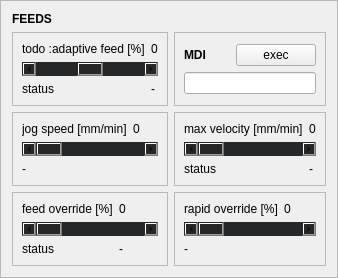
     <widget class="QFrame" name="frame">
      <property name="frameShape">
       <enum>QFrame::StyledPanel</enum>
      </property>
      <property name="frameShadow">
       <enum>QFrame::Raised</enum>
      </property>
      <layout class="QGridLayout" name="gridLayout_18">
       <item row="3" column="0">
        <widget class="QFrame" name="frame_5">
         <property name="frameShape">
          <enum>QFrame::StyledPanel</enum>
         </property>
         <property name="frameShadow">
          <enum>QFrame::Raised</enum>
         </property>
         <layout class="QGridLayout" name="gridLayout_21">
          <item row="0" column="0">
           <layout class="QGridLayout" name="gridLayout_12">
            <item row="0" column="1">
             <widget class="QLabel" name="label_jog_speed">
              <property name="text">
               <string>0</string>
              </property>
             </widget>
            </item>
            <item row="0" column="0">
             <widget class="QLabel" name="label_5">
              <property name="text">
               <string>jog speed [mm/min]</string>
              </property>
             </widget>
            </item>
            <item row="2" column="0">
             <widget class="QLabel" name="label_37">
              <property name="text">
               <string>-</string>
              </property>
             </widget>
            </item>
            <item row="1" column="0" colspan="2">
             <widget class="QScrollBar" name="horizontalScrollBar_jog_speed">
              <property name="styleSheet">
               <string notr="true">background-color: rgb(38, 39, 40);
</string>
              </property>
              <property name="maximum">
               <number>2000</number>
              </property>
              <property name="value">
               <number>0</number>
              </property>
              <property name="sliderPosition">
               <number>0</number>
              </property>
              <property name="orientation">
               <enum>Qt::Horizontal</enum>
              </property>
             </widget>
            </item>
           </layout>
          </item>
         </layout>
        </widget>
       </item>
       <item row="1" column="1">
        <widget class="QFrame" name="frame_11">
         <property name="frameShape">
          <enum>QFrame::StyledPanel</enum>
         </property>
         <property name="frameShadow">
          <enum>QFrame::Raised</enum>
         </property>
         <layout class="QGridLayout" name="gridLayout_26">
          <item row="0" column="0">
           <layout class="QGridLayout" name="gridLayout_9">
            <item row="0" column="1">
             <widget class="QLabel" name="label_19">
              <property name="sizePolicy">
               <sizepolicy hsizetype="Preferred" vsizetype="Preferred">
                <horstretch>0</horstretch>
                <verstretch>0</verstretch>
               </sizepolicy>
              </property>
              <property name="font">
               <font>
                <weight>75</weight>
                <bold>true</bold>
               </font>
              </property>
              <property name="text">
               <string>MDI </string>
              </property>
             </widget>
            </item>
            <item row="0" column="2">
             <widget class="QPushButton" name="pushButton_mdi_exec">
              <property name="text">
               <string>exec</string>
              </property>
             </widget>
            </item>
            <item row="1" column="1" colspan="2">
             <widget class="QLineEdit" name="lineEdit_mdi_input">
              <property name="sizePolicy">
               <sizepolicy hsizetype="Preferred" vsizetype="Fixed">
                <horstretch>0</horstretch>
                <verstretch>0</verstretch>
               </sizepolicy>
              </property>
             </widget>
            </item>
           </layout>
          </item>
         </layout>
        </widget>
       </item>
       <item row="5" column="1">
        <widget class="QFrame" name="frame_4">
         <property name="frameShape">
          <enum>QFrame::StyledPanel</enum>
         </property>
         <property name="frameShadow">
          <enum>QFrame::Raised</enum>
         </property>
         <layout class="QGridLayout" name="gridLayout_14">
          <item row="0" column="0">
           <layout class="QGridLayout" name="gridLayout_11">
            <item row="0" column="1">
             <widget class="QLabel" name="label_rapid_override">
              <property name="text">
               <string>0</string>
              </property>
             </widget>
            </item>
            <item row="0" column="0">
             <widget class="QLabel" name="label_14">
              <property name="text">
               <string>rapid override [%]</string>
              </property>
             </widget>
            </item>
            <item row="2" column="0">
             <widget class="QLabel" name="label_36">
              <property name="text">
               <string>-</string>
              </property>
             </widget>
            </item>
            <item row="1" column="0" colspan="2">
             <widget class="QScrollBar" name="horizontalScrollBar_rapid_override">
              <property name="autoFillBackground">
               <bool>false</bool>
              </property>
              <property name="styleSheet">
               <string notr="true">background-color: rgb(38, 39, 40);
</string>
              </property>
              <property name="maximum">
               <number>120</number>
              </property>
              <property name="value">
               <number>0</number>
              </property>
              <property name="sliderPosition">
               <number>0</number>
              </property>
              <property name="orientation">
               <enum>Qt::Horizontal</enum>
              </property>
             </widget>
            </item>
           </layout>
          </item>
         </layout>
        </widget>
       </item>
       <item row="1" column="0">
        <widget class="QFrame" name="frame_8">
         <property name="frameShape">
          <enum>QFrame::StyledPanel</enum>
         </property>
         <property name="frameShadow">
          <enum>QFrame::Raised</enum>
         </property>
         <layout class="QGridLayout" name="gridLayout_24">
          <item row="0" column="0">
           <layout class="QGridLayout" name="gridLayout_15">
            <item row="0" column="0">
             <widget class="QLabel" name="label_7">
              <property name="text">
               <string>todo :adaptive feed [%]</string>
              </property>
             </widget>
            </item>
            <item row="0" column="1">
             <widget class="QLabel" name="label_adaptive_feed">
              <property name="text">
               <string>0</string>
              </property>
             </widget>
            </item>
            <item row="2" column="0">
             <widget class="QLabel" name="label_20">
              <property name="text">
               <string>status</string>
              </property>
             </widget>
            </item>
            <item row="2" column="1">
             <widget class="QLabel" name="label_adaptive_feed_status">
              <property name="text">
               <string>-</string>
              </property>
             </widget>
            </item>
            <item row="1" column="0" colspan="2">
             <widget class="QScrollBar" name="horizontalScrollBar_adaptive_feed">
              <property name="styleSheet">
               <string notr="true">background-color: rgb(38, 39, 40);
</string>
              </property>
              <property name="minimum">
               <number>-100</number>
              </property>
              <property name="maximum">
               <number>100</number>
              </property>
              <property name="pageStep">
               <number>1</number>
              </property>
              <property name="value">
               <number>0</number>
              </property>
              <property name="orientation">
               <enum>Qt::Horizontal</enum>
              </property>
             </widget>
            </item>
           </layout>
          </item>
         </layout>
        </widget>
       </item>
       <item row="5" column="0">
        <widget class="QFrame" name="frame_6">
         <property name="frameShape">
          <enum>QFrame::StyledPanel</enum>
         </property>
         <property name="frameShadow">
          <enum>QFrame::Raised</enum>
         </property>
         <layout class="QGridLayout" name="gridLayout_22">
          <item row="0" column="0">
           <layout class="QGridLayout" name="gridLayout_10">
            <item row="0" column="0" colspan="2">
             <widget class="QLabel" name="label_10">
              <property name="text">
               <string>feed override [%]</string>
              </property>
             </widget>
            </item>
            <item row="2" column="2">
             <widget class="QLabel" name="label_feed_override_status">
              <property name="text">
               <string>-</string>
              </property>
             </widget>
            </item>
            <item row="0" column="2">
             <widget class="QLabel" name="label_feed_overide">
              <property name="text">
               <string>0</string>
              </property>
             </widget>
            </item>
            <item row="1" column="0" colspan="3">
             <widget class="QScrollBar" name="horizontalScrollBar_feed_override">
              <property name="styleSheet">
               <string notr="true">background-color: rgb(38, 39, 40);
</string>
              </property>
              <property name="maximum">
               <number>120</number>
              </property>
              <property name="value">
               <number>0</number>
              </property>
              <property name="sliderPosition">
               <number>0</number>
              </property>
              <property name="orientation">
               <enum>Qt::Horizontal</enum>
              </property>
             </widget>
            </item>
            <item row="2" column="0" colspan="2">
             <widget class="QLabel" name="label_9">
              <property name="text">
               <string>status</string>
              </property>
             </widget>
            </item>
           </layout>
          </item>
         </layout>
        </widget>
       </item>
       <item row="3" column="1">
        <widget class="QFrame" name="frame_7">
         <property name="frameShape">
          <enum>QFrame::StyledPanel</enum>
         </property>
         <property name="frameShadow">
          <enum>QFrame::Raised</enum>
         </property>
         <layout class="QGridLayout" name="gridLayout_23">
          <item row="0" column="0">
           <layout class="QGridLayout" name="gridLayout_13">
            <item row="2" column="1">
             <widget class="QLabel" name="label_max_velocity_status">
              <property name="text">
               <string>-</string>
              </property>
             </widget>
            </item>
            <item row="0" column="0">
             <widget class="QLabel" name="label_11">
              <property name="text">
               <string>max velocity [mm/min]</string>
              </property>
             </widget>
            </item>
            <item row="2" column="0">
             <widget class="QLabel" name="label_13">
              <property name="text">
               <string>status</string>
              </property>
             </widget>
            </item>
            <item row="0" column="1">
             <widget class="QLabel" name="label_max_velocity">
              <property name="text">
               <string>0</string>
              </property>
             </widget>
            </item>
            <item row="1" column="0" colspan="2">
             <widget class="QScrollBar" name="horizontalScrollBar_max_velocity">
              <property name="styleSheet">
               <string notr="true">background-color: rgb(38, 39, 40);
</string>
              </property>
              <property name="maximum">
               <number>5000</number>
              </property>
              <property name="value">
               <number>0</number>
              </property>
              <property name="sliderPosition">
               <number>0</number>
              </property>
              <property name="orientation">
               <enum>Qt::Horizontal</enum>
              </property>
             </widget>
            </item>
           </layout>
          </item>
         </layout>
        </widget>
       </item>
       <item row="0" column="0">
        <widget class="QLabel" name="label_34">
         <property name="font">
          <font>
           <weight>75</weight>
           <bold>true</bold>
          </font>
         </property>
         <property name="text">
          <string>FEEDS</string>
         </property>
        </widget>
       </item>
      </layout>
     </widget>
